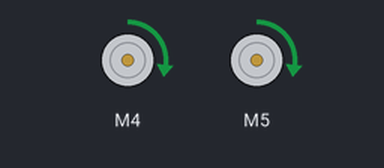
The sketch below on a simulated Arduino Uno, built with avr-gcc and run on an emulated ATmega328P. On the bench: 2 × DC motor (green arrow = forward, orange = backward, longer = faster).

Above: at 0.5 s.
Timing chart, 0 to 4.6 s (numbered marks = the images above):
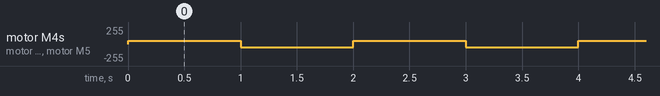

Measured:
- by itself, motor M4, motor M5: alternates forward 50/255 for 1.0 s and backward 50/255 for 1.0 s

The sketch:

move_11_2.22.ino
```cpp
#include <SparkFun_TB6612.h>

int motor_c_ENA=6;   //控制板与驱动板的引脚连接
int motor_c_IN1=8;
int motor_c_IN2=7;
#define AIN1 4
#define BIN1 5
#define AIN2 11
#define BIN2 6
#define PWMA 9
#define PWMB 10
#define STBY 8
#define ENCODER_A_PIN  2     //编码器A相接控制板2号引脚，对应0号外部中断
#define ENCODER_B_PIN  12     //编码器B相接控制板3号引脚，
#define spe  255
#define turn  50            //转向时候的速度
#define delay_time1      100  //停止的时间
#define delay_time2      100  //停止的时间
#define delay_time3      100  //停止的时间
const int offsetA = 1;
const int offsetB = -1;
float  dev=0.0;               //偏差值
float  base=255;           //基准速度
int stop_k210=0 ;           //k210判断是否停下
int potion_k210=0;
int potion_k210_key=0;


Motor motor1 = Motor(AIN1, AIN2, PWMA, offsetA, STBY);
Motor motor2 = Motor(BIN1, BIN2, PWMB, offsetB, STBY);

void setup() {
}

void loop() {
  motor1.drive(turn);
  motor2.drive(-turn);
  delay(1000);
  brake(motor1, motor2);

  motor1.drive(-turn);
  motor2.drive(turn);
  delay(1000);
  brake(motor1, motor2);
}
void control ()//平常一直在巡线 当k210识别到数字的时候发送信息让小车停下 停下后转向 转向后巡线
{  if(stop_k210=1 )
{find_line(motor1,motor2, base,dev);}
if (stop_k210=1)
{stop_car();}
if(potion_k210_key=1)
{
 turn_car(potion_k210);
}


  }
void turn_car(bool k210){
  if(potion_k210){
 left_drive ( motor1,motor2);}
  else {
    left_drive (motor1,motor2);
 }//k210输入1则左转 0则右转
}
void left_drive (Motor motor1, Motor motor2){
  motor1.drive(turn);
  motor2.drive(-turn);
   brake(motor1, motor2);

  }

void right_drive (Motor motor1, Motor motor2){
  motor1.drive(-turn);
  motor2.drive(turn);
   brake(motor1, motor2);

  }

  void find_line(Motor motor1, Motor motor2, int base,float dev)    //巡线代码
{   dev= (int)dev;
    int dev_=0;
    dev_=abs(dev);
   if(dev>0)//左转
           {
  motor1.drive(base);
  motor2.drive(base-dev_);
           }
   else{
   motor1.drive(base-dev);
   motor2.drive(base);
            }
}//当在正常运行时可以调整车子与线的位置
void stop_car()//通过k210的值来控制运动与停止
{ int delay_time=100;
   brake(motor1, motor2);
  delay(delay_time3) ;
  }
```
